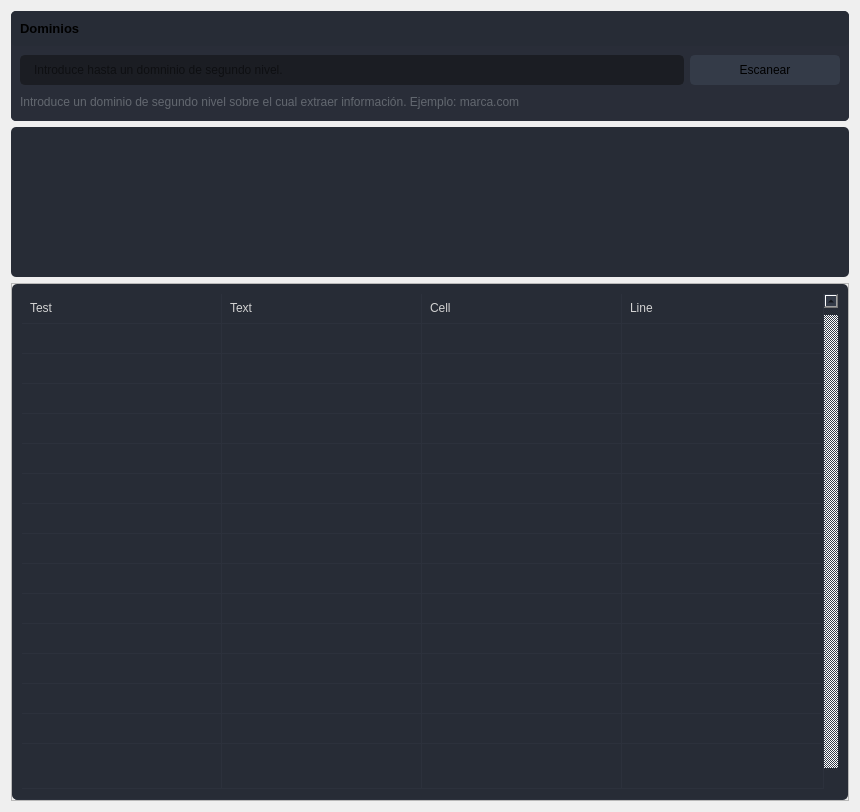
                    <widget class="QWidget" name="page_4">
                     <property name="minimumSize">
                      <size>
                       <width>0</width>
                       <height>0</height>
                      </size>
                     </property>
                     <layout class="QVBoxLayout" name="verticalLayout_34">
                      <item>
                       <widget class="QFrame" name="frame_13">
                        <property name="styleSheet">
                         <string notr="true">border-radius: 5px;</string>
                        </property>
                        <property name="frameShape">
                         <enum>QFrame::StyledPanel</enum>
                        </property>
                        <property name="frameShadow">
                         <enum>QFrame::Raised</enum>
                        </property>
                        <layout class="QVBoxLayout" name="verticalLayout_35">
                         <property name="spacing">
                          <number>0</number>
                         </property>
                         <property name="leftMargin">
                          <number>0</number>
                         </property>
                         <property name="topMargin">
                          <number>0</number>
                         </property>
                         <property name="rightMargin">
                          <number>0</number>
                         </property>
                         <property name="bottomMargin">
                          <number>0</number>
                         </property>
                         <item>
                          <widget class="QFrame" name="frame_div_content_6">
                           <property name="minimumSize">
                            <size>
                             <width>0</width>
                             <height>110</height>
                            </size>
                           </property>
                           <property name="maximumSize">
                            <size>
                             <width>16777215</width>
                             <height>110</height>
                            </size>
                           </property>
                           <property name="styleSheet">
                            <string notr="true">background-color: rgb(41, 45, 56);
border-radius: 5px;
</string>
                           </property>
                           <property name="frameShape">
                            <enum>QFrame::NoFrame</enum>
                           </property>
                           <property name="frameShadow">
                            <enum>QFrame::Raised</enum>
                           </property>
                           <layout class="QVBoxLayout" name="verticalLayout_36">
                            <property name="spacing">
                             <number>0</number>
                            </property>
                            <property name="leftMargin">
                             <number>0</number>
                            </property>
                            <property name="topMargin">
                             <number>0</number>
                            </property>
                            <property name="rightMargin">
                             <number>0</number>
                            </property>
                            <property name="bottomMargin">
                             <number>0</number>
                            </property>
                            <item>
                             <widget class="QFrame" name="frame_title_wid_6">
                              <property name="maximumSize">
                               <size>
                                <width>16777215</width>
                                <height>35</height>
                               </size>
                              </property>
                              <property name="styleSheet">
                               <string notr="true">background-color: rgb(39, 44, 54);</string>
                              </property>
                              <property name="frameShape">
                               <enum>QFrame::StyledPanel</enum>
                              </property>
                              <property name="frameShadow">
                               <enum>QFrame::Raised</enum>
                              </property>
                              <layout class="QVBoxLayout" name="verticalLayout_37">
                               <item>
                                <widget class="QLabel" name="labelBoxBlenderInstalation_6">
                                 <property name="font">
                                  <font>
                                   <family>Segoe UI</family>
                                   <pointsize>10</pointsize>
                                   <weight>75</weight>
                                   <bold>true</bold>
                                  </font>
                                 </property>
                                 <property name="styleSheet">
                                  <string notr="true"/>
                                 </property>
                                 <property name="text">
                                  <string>Dominios</string>
                                 </property>
                                </widget>
                               </item>
                              </layout>
                             </widget>
                            </item>
                            <item>
                             <widget class="QFrame" name="frame_content_wid_6">
                              <property name="frameShape">
                               <enum>QFrame::NoFrame</enum>
                              </property>
                              <property name="frameShadow">
                               <enum>QFrame::Raised</enum>
                              </property>
                              <layout class="QHBoxLayout" name="horizontalLayout_25">
                               <item>
                                <layout class="QGridLayout" name="gridLayout_11">
                                 <property name="bottomMargin">
                                  <number>0</number>
                                 </property>
                                 <item row="0" column="0">
                                  <widget class="QLineEdit" name="lineEdit_6">
                                   <property name="minimumSize">
                                    <size>
                                     <width>0</width>
                                     <height>30</height>
                                    </size>
                                   </property>
                                   <property name="styleSheet">
                                    <string notr="true">QLineEdit {
	background-color: rgb(27, 29, 35);
	border-radius: 5px;
	border: 2px solid rgb(27, 29, 35);
	padding-left: 10px;
}
QLineEdit:hover {
	border: 2px solid rgb(64, 71, 88);
}
QLineEdit:focus {
	border: 2px solid rgb(91, 101, 124);
}</string>
                                   </property>
                                   <property name="text">
                                    <string/>
                                   </property>
                                   <property name="placeholderText">
                                    <string>Introduce hasta un domninio de segundo nivel.</string>
                                   </property>
                                  </widget>
                                 </item>
                                 <item row="0" column="1">
                                  <widget class="QPushButton" name="escanear_6">
                                   <property name="minimumSize">
                                    <size>
                                     <width>150</width>
                                     <height>30</height>
                                    </size>
                                   </property>
                                   <property name="font">
                                    <font>
                                     <family>Segoe UI</family>
                                     <pointsize>9</pointsize>
                                    </font>
                                   </property>
                                   <property name="styleSheet">
                                    <string notr="true">QPushButton {
	border: 2px solid rgb(52, 59, 72);
	border-radius: 5px;
	background-color: rgb(52, 59, 72);
}
QPushButton:hover {
	background-color: rgb(57, 65, 80);
	border: 2px solid rgb(61, 70, 86);
}
QPushButton:pressed {
	background-color: rgb(35, 40, 49);
	border: 2px solid rgb(43, 50, 61);
}</string>
                                   </property>
                                   <property name="text">
                                    <string>Escanear</string>
                                   </property>
                                   <property name="icon">
                                    <iconset>
                                     <normaloff>icons/16x16/cil-folder-open.png</normaloff>icons/16x16/cil-folder-open.png</iconset>
                                   </property>
                                  </widget>
                                 </item>
                                 <item row="1" column="0" colspan="2">
                                  <widget class="QLabel" name="labelVersion_8">
                                   <property name="styleSheet">
                                    <string notr="true">color: rgb(98, 103, 111);</string>
                                   </property>
                                   <property name="lineWidth">
                                    <number>1</number>
                                   </property>
                                   <property name="text">
                                    <string>Introduce un dominio de segundo nivel sobre el cual extraer información. Ejemplo: marca.com</string>
                                   </property>
                                   <property name="alignment">
                                    <set>Qt::AlignLeading|Qt::AlignLeft|Qt::AlignVCenter</set>
                                   </property>
                                  </widget>
                                 </item>
                                </layout>
                               </item>
                              </layout>
                             </widget>
                            </item>
                           </layout>
                          </widget>
                         </item>
                        </layout>
                       </widget>
                      </item>
                      <item>
                       <widget class="QFrame" name="frame_14">
                        <property name="minimumSize">
                         <size>
                          <width>0</width>
                          <height>150</height>
                         </size>
                        </property>
                        <property name="styleSheet">
                         <string notr="true">background-color: rgb(39, 44, 54);
border-radius: 5px;</string>
                        </property>
                        <property name="frameShape">
                         <enum>QFrame::StyledPanel</enum>
                        </property>
                        <property name="frameShadow">
                         <enum>QFrame::Raised</enum>
                        </property>
                        <layout class="QVBoxLayout" name="verticalLayout_38">
                         <item>
                          <layout class="QGridLayout" name="gridLayout_12">
                           <item row="0" column="0">
                            <widget class="QLabel" name="label_DNS_IMAGE_3">
                             <property name="text">
                              <string/>
                             </property>
                             <property name="pixmap">
                              <pixmap>intelequia.com.png</pixmap>
                             </property>
                             <property name="scaledContents">
                              <bool>true</bool>
                             </property>
                            </widget>
                           </item>
                          </layout>
                         </item>
                        </layout>
                       </widget>
                      </item>
                      <item>
                       <widget class="QFrame" name="frame_15">
                        <property name="minimumSize">
                         <size>
                          <width>0</width>
                          <height>150</height>
                         </size>
                        </property>
                        <property name="frameShape">
                         <enum>QFrame::StyledPanel</enum>
                        </property>
                        <property name="frameShadow">
                         <enum>QFrame::Raised</enum>
                        </property>
                        <layout class="QHBoxLayout" name="horizontalLayout_26">
                         <property name="spacing">
                          <number>0</number>
                         </property>
                         <property name="leftMargin">
                          <number>0</number>
                         </property>
                         <property name="topMargin">
                          <number>0</number>
                         </property>
                         <property name="rightMargin">
                          <number>0</number>
                         </property>
                         <property name="bottomMargin">
                          <number>0</number>
                         </property>
                         <item>
                          <widget class="QTableWidget" name="tableWidget_5">
                           <property name="sizePolicy">
                            <sizepolicy hsizetype="Expanding" vsizetype="Expanding">
                             <horstretch>0</horstretch>
                             <verstretch>0</verstretch>
                            </sizepolicy>
                           </property>
                           <property name="palette">
                            <palette>
                             <active>
                              <colorrole role="WindowText">
                               <brush brushstyle="SolidPattern">
                                <color alpha="255">
                                 <red>210</red>
                                 <green>210</green>
                                 <blue>210</blue>
                                </color>
                               </brush>
                              </colorrole>
                              <colorrole role="Button">
                               <brush brushstyle="SolidPattern">
                                <color alpha="255">
                                 <red>39</red>
                                 <green>44</green>
                                 <blue>54</blue>
                                </color>
                               </brush>
                              </colorrole>
                              <colorrole role="Text">
                               <brush brushstyle="SolidPattern">
                                <color alpha="255">
                                 <red>210</red>
                                 <green>210</green>
                                 <blue>210</blue>
                                </color>
                               </brush>
                              </colorrole>
                              <colorrole role="ButtonText">
                               <brush brushstyle="SolidPattern">
                                <color alpha="255">
                                 <red>210</red>
                                 <green>210</green>
                                 <blue>210</blue>
                                </color>
                               </brush>
                              </colorrole>
                              <colorrole role="Base">
                               <brush brushstyle="SolidPattern">
                                <color alpha="255">
                                 <red>39</red>
                                 <green>44</green>
                                 <blue>54</blue>
                                </color>
                               </brush>
                              </colorrole>
                              <colorrole role="Window">
                               <brush brushstyle="SolidPattern">
                                <color alpha="255">
                                 <red>39</red>
                                 <green>44</green>
                                 <blue>54</blue>
                                </color>
                               </brush>
                              </colorrole>
                              <colorrole role="PlaceholderText">
                               <brush brushstyle="NoBrush">
                                <color alpha="128">
                                 <red>210</red>
                                 <green>210</green>
                                 <blue>210</blue>
                                </color>
                               </brush>
                              </colorrole>
                             </active>
                             <inactive>
                              <colorrole role="WindowText">
                               <brush brushstyle="SolidPattern">
                                <color alpha="255">
                                 <red>210</red>
                                 <green>210</green>
                                 <blue>210</blue>
                                </color>
                               </brush>
                              </colorrole>
                              <colorrole role="Button">
                               <brush brushstyle="SolidPattern">
                                <color alpha="255">
                                 <red>39</red>
                                 <green>44</green>
                                 <blue>54</blue>
                                </color>
                               </brush>
                              </colorrole>
                              <colorrole role="Text">
                               <brush brushstyle="SolidPattern">
                                <color alpha="255">
                                 <red>210</red>
                                 <green>210</green>
                                 <blue>210</blue>
                                </color>
                               </brush>
                              </colorrole>
                              <colorrole role="ButtonText">
                               <brush brushstyle="SolidPattern">
                                <color alpha="255">
                                 <red>210</red>
                                 <green>210</green>
                                 <blue>210</blue>
                                </color>
                               </brush>
                              </colorrole>
                              <colorrole role="Base">
                               <brush brushstyle="SolidPattern">
                                <color alpha="255">
                                 <red>39</red>
                                 <green>44</green>
                                 <blue>54</blue>
                                </color>
                               </brush>
                              </colorrole>
                              <colorrole role="Window">
                               <brush brushstyle="SolidPattern">
                                <color alpha="255">
                                 <red>39</red>
                                 <green>44</green>
                                 <blue>54</blue>
                                </color>
                               </brush>
                              </colorrole>
                              <colorrole role="PlaceholderText">
                               <brush brushstyle="NoBrush">
                                <color alpha="128">
                                 <red>210</red>
                                 <green>210</green>
                                 <blue>210</blue>
                                </color>
                               </brush>
                              </colorrole>
                             </inactive>
                             <disabled>
                              <colorrole role="WindowText">
                               <brush brushstyle="SolidPattern">
                                <color alpha="255">
                                 <red>210</red>
                                 <green>210</green>
                                 <blue>210</blue>
                                </color>
                               </brush>
                              </colorrole>
                              <colorrole role="Button">
                               <brush brushstyle="SolidPattern">
                                <color alpha="255">
                                 <red>39</red>
                                 <green>44</green>
                                 <blue>54</blue>
                                </color>
                               </brush>
                              </colorrole>
                              <colorrole role="Text">
                               <brush brushstyle="SolidPattern">
                                <color alpha="255">
                                 <red>210</red>
                                 <green>210</green>
                                 <blue>210</blue>
                                </color>
                               </brush>
                              </colorrole>
                              <colorrole role="ButtonText">
                               <brush brushstyle="SolidPattern">
                                <color alpha="255">
                                 <red>210</red>
                                 <green>210</green>
                                 <blue>210</blue>
                                </color>
                               </brush>
                              </colorrole>
                              <colorrole role="Base">
                               <brush brushstyle="SolidPattern">
                                <color alpha="255">
                                 <red>39</red>
                                 <green>44</green>
                                 <blue>54</blue>
                                </color>
                               </brush>
                              </colorrole>
                              <colorrole role="Window">
                               <brush brushstyle="SolidPattern">
                                <color alpha="255">
                                 <red>39</red>
                                 <green>44</green>
                                 <blue>54</blue>
                                </color>
                               </brush>
                              </colorrole>
                              <colorrole role="PlaceholderText">
                               <brush brushstyle="NoBrush">
                                <color alpha="128">
                                 <red>210</red>
                                 <green>210</green>
                                 <blue>210</blue>
                                </color>
                               </brush>
                              </colorrole>
                             </disabled>
                            </palette>
                           </property>
                           <property name="styleSheet">
                            <string notr="true">QTableWidget {
	background-color: rgb(39, 44, 54);
	padding: 10px;
	border-radius: 5px;
	gridline-color: rgb(44, 49, 60);
	border-bottom: 1px solid rgb(44, 49, 60);
}
QTableWidget::item{
	border-color: rgb(44, 49, 60);
	padding-left: 5px;
	padding-right: 5px;
	gridline-color: rgb(44, 49, 60);
}
QTableWidget::item:selected{
	background-color: rgb(85, 170, 255);
}
QScrollBar:horizontal {
    border: none;
    background: rgb(52, 59, 72);
    height: 14px;
    margin: 0px 21px 0 21px;
	border-radius: 0px;
}
 QScrollBar:vertical {
	border: none;
    background: rgb(52, 59, 72);
    width: 14px;
    margin: 21px 0 21px 0;
	border-radius: 0px;
 }
QHeaderView::section{
	Background-color: rgb(39, 44, 54);
	max-width: 30px;
	border: 1px solid rgb(44, 49, 60);
	border-style: none;
    border-bottom: 1px solid rgb(44, 49, 60);
    border-right: 1px solid rgb(44, 49, 60);
}
QTableWidget::horizontalHeader {
	background-color: rgb(81, 255, 0);
}
QHeaderView::section:horizontal
{
    border: 1px solid rgb(32, 34, 42);
	background-color: rgb(27, 29, 35);
	padding: 3px;
	border-top-left-radius: 7px;
    border-top-right-radius: 7px;
}
QHeaderView::section:vertical
{
    border: 1px solid rgb(44, 49, 60);
}
</string>
                           </property>
                           <property name="frameShape">
                            <enum>QFrame::NoFrame</enum>
                           </property>
                           <property name="verticalScrollBarPolicy">
                            <enum>Qt::ScrollBarAlwaysOn</enum>
                           </property>
                           <property name="sizeAdjustPolicy">
                            <enum>QAbstractScrollArea::AdjustToContents</enum>
                           </property>
                           <property name="editTriggers">
                            <set>QAbstractItemView::NoEditTriggers</set>
                           </property>
                           <property name="alternatingRowColors">
                            <bool>false</bool>
                           </property>
                           <property name="selectionMode">
                            <enum>QAbstractItemView::SingleSelection</enum>
                           </property>
                           <property name="selectionBehavior">
                            <enum>QAbstractItemView::SelectRows</enum>
                           </property>
                           <property name="showGrid">
                            <bool>true</bool>
                           </property>
                           <property name="gridStyle">
                            <enum>Qt::SolidLine</enum>
                           </property>
                           <property name="sortingEnabled">
                            <bool>false</bool>
                           </property>
                           <attribute name="horizontalHeaderVisible">
                            <bool>false</bool>
                           </attribute>
                           <attribute name="horizontalHeaderCascadingSectionResizes">
                            <bool>true</bool>
                           </attribute>
                           <attribute name="horizontalHeaderDefaultSectionSize">
                            <number>200</number>
                           </attribute>
                           <attribute name="horizontalHeaderStretchLastSection">
                            <bool>true</bool>
                           </attribute>
                           <attribute name="verticalHeaderVisible">
                            <bool>false</bool>
                           </attribute>
                           <attribute name="verticalHeaderCascadingSectionResizes">
                            <bool>false</bool>
                           </attribute>
                           <attribute name="verticalHeaderHighlightSections">
                            <bool>false</bool>
                           </attribute>
                           <attribute name="verticalHeaderStretchLastSection">
                            <bool>true</bool>
                           </attribute>
                           <row>
                            <property name="text">
                             <string>New Row</string>
                            </property>
                            <property name="font">
                             <font>
                              <family>Segoe UI</family>
                             </font>
                            </property>
                           </row>
                           <row>
                            <property name="text">
                             <string>New Row</string>
                            </property>
                           </row>
                           <row>
                            <property name="text">
                             <string>New Row</string>
                            </property>
                           </row>
                           <row>
                            <property name="text">
                             <string>New Row</string>
                            </property>
                           </row>
                           <row>
                            <property name="text">
                             <string>New Row</string>
                            </property>
                           </row>
                           <row>
                            <property name="text">
                             <string>New Row</string>
                            </property>
                           </row>
                           <row>
                            <property name="text">
                             <string>New Row</string>
                            </property>
                           </row>
                           <row>
                            <property name="text">
                             <string>New Row</string>
                            </property>
                           </row>
                           <row>
                            <property name="text">
                             <string>New Row</string>
                            </property>
                           </row>
                           <row>
                            <property name="text">
                             <string>New Row</string>
                            </property>
                           </row>
                           <row>
                            <property name="text">
                             <string>New Row</string>
                            </property>
                           </row>
                           <row>
                            <property name="text">
                             <string>New Row</string>
                            </property>
                           </row>
                           <row>
                            <property name="text">
                             <string>New Row</string>
                            </property>
                           </row>
                           <row>
                            <property name="text">
                             <string>New Row</string>
                            </property>
                           </row>
                           <row>
                            <property name="text">
                             <string>New Row</string>
                            </property>
                           </row>
                           <row>
                            <property name="text">
                             <string>New Row</string>
                            </property>
                           </row>
                           <column>
                            <property name="text">
                             <string>0</string>
                            </property>
                           </column>
                           <column>
                            <property name="text">
                             <string>1</string>
                            </property>
                           </column>
                           <column>
                            <property name="text">
                             <string>2</string>
                            </property>
                           </column>
                           <column>
                            <property name="text">
                             <string>3</string>
                            </property>
                           </column>
                           <item row="0" column="0">
                            <property name="text">
                             <string>Test</string>
                            </property>
                           </item>
                           <item row="0" column="1">
                            <property name="text">
                             <string>Text</string>
                            </property>
                           </item>
                           <item row="0" column="2">
                            <property name="text">
                             <string>Cell</string>
                            </property>
                           </item>
                           <item row="0" column="3">
                            <property name="text">
                             <string>Line</string>
                            </property>
                           </item>
                          </widget>
                         </item>
                        </layout>
                       </widget>
                      </item>
                     </layout>
                    </widget>
